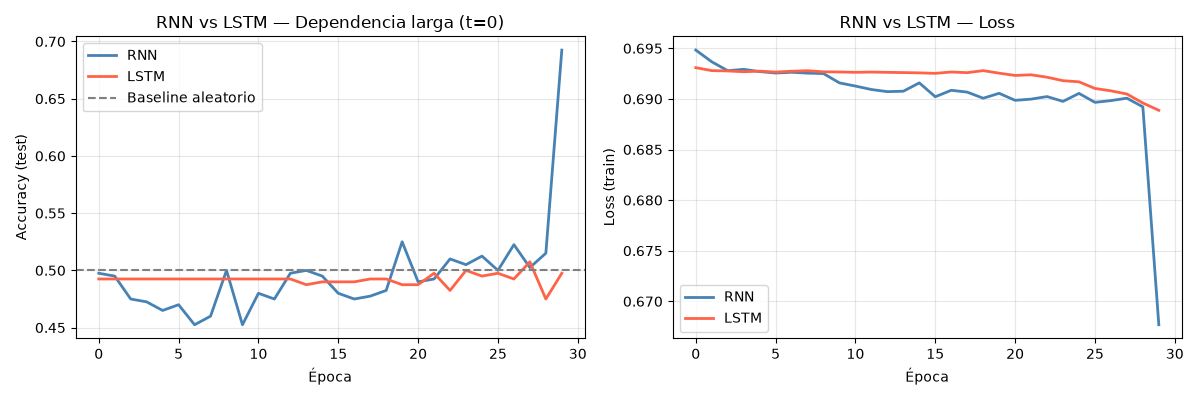

Write Python code to recreate this figure.
"""
Experimento 2: RNN vs LSTM en series temporales

"""

import numpy as np
import torch
import torch.nn as nn
import torch.optim as optim
import matplotlib
matplotlib.use('Agg')
import matplotlib.pyplot as plt

torch.manual_seed(42)
np.random.seed(42)

# ── Dataset: dependencia larga ────────────────────────────────────────────────

def generar_datos(n=2000, largo=50):
    """
    Secuencia de largo L.
    La señal en posición 0 determina la etiqueta al final:
      posicion[0] > 0 → etiqueta 1
      posicion[0] < 0 → etiqueta 0
    El resto son valores aleatorios con ruido fuerte para dificultar
    que la RNN propague el gradiente hasta el paso 0.
    """
    X = np.random.randn(n, largo, 1).astype(np.float32)
    # Ruido fuerte en el resto de la secuencia → el gradiente debe
    # viajar 50 pasos hacia atrás, lo que colapsa en RNN vanilla
    X[:, 1:, :] = np.random.randn(n, largo - 1, 1)
    y = (X[:, 0, 0] > 0).astype(np.float32)
    return torch.tensor(X), torch.tensor(y)

X, y = generar_datos()
split = 1600
X_train, y_train = X[:split], y[:split]
X_test,  y_test  = X[split:], y[split:]

# ── Modelos ───────────────────────────────────────────────────────────────────

class RNNClasificador(nn.Module):
    def __init__(self, hidden=32):
        super().__init__()
        self.rnn = nn.RNN(1, hidden, batch_first=True)
        self.fc  = nn.Linear(hidden, 1)

    def forward(self, x):
        _, h = self.rnn(x)
        return self.fc(h.squeeze(0)).squeeze(1)

class LSTMClasificador(nn.Module):
    def __init__(self, hidden=32):
        super().__init__()
        self.lstm = nn.LSTM(1, hidden, batch_first=True)
        self.fc   = nn.Linear(hidden, 1)

    def forward(self, x):
        _, (h, _) = self.lstm(x)
        return self.fc(h.squeeze(0)).squeeze(1)

# ── Entrenamiento ─────────────────────────────────────────────────────────────

def entrenar(modelo, epochs=30, batch=64):
    opt      = optim.Adam(modelo.parameters(), lr=1e-3)
    criterio = nn.BCEWithLogitsLoss()
    hist_loss, hist_acc = [], []

    for ep in range(epochs):
        modelo.train()
        idx     = torch.randperm(len(X_train))
        ep_loss = 0
        for i in range(0, len(X_train), batch):
            b     = idx[i:i+batch]
            out   = modelo(X_train[b])
            loss  = criterio(out, y_train[b])
            opt.zero_grad(); loss.backward(); opt.step()
            ep_loss += loss.item()

        modelo.eval()
        with torch.no_grad():
            preds = (modelo(X_test) > 0).float()
            acc   = (preds == y_test).float().mean().item()
        hist_loss.append(ep_loss / (len(X_train) // batch))
        hist_acc.append(acc)

    return hist_loss, hist_acc

print("=" * 60)
print("  EXPERIMENTO 2 — RNN vs LSTM en series temporales")
print("=" * 60)
print(f"\n  Secuencias de largo 30. La señal en t=0 determina la etiqueta.")
print(f"  El modelo debe recordarla durante 29 pasos más.")
print(f"  Entrenando RNN y LSTM (30 épocas)...\n")

rnn  = RNNClasificador()
lstm = LSTMClasificador()

loss_rnn,  acc_rnn  = entrenar(rnn)
loss_lstm, acc_lstm = entrenar(lstm)

print(f"  RNN  — acc final: {acc_rnn[-1]:.3f}  (baseline aleatorio: 0.500)")
print(f"  LSTM — acc final: {acc_lstm[-1]:.3f}")
print(f"\n  La LSTM retiene la señal inicial gracias a la celda de memoria.")
print(f"  La RNN la olvida por el vanishing gradient en secuencias largas.")

# ── Gráficos ──────────────────────────────────────────────────────────────────

fig, axes = plt.subplots(1, 2, figsize=(12, 4))

axes[0].plot(acc_rnn,  label='RNN',  color='steelblue', lw=2)
axes[0].plot(acc_lstm, label='LSTM', color='tomato',    lw=2)
axes[0].axhline(0.5, color='gray', linestyle='--', label='Baseline aleatorio')
axes[0].set_xlabel("Época")
axes[0].set_ylabel("Accuracy (test)")
axes[0].set_title("RNN vs LSTM — Dependencia larga (t=0)")
axes[0].legend()
axes[0].grid(True, alpha=0.3)

axes[1].plot(loss_rnn,  label='RNN',  color='steelblue', lw=2)
axes[1].plot(loss_lstm, label='LSTM', color='tomato',    lw=2)
axes[1].set_xlabel("Época")
axes[1].set_ylabel("Loss (train)")
axes[1].set_title("RNN vs LSTM — Loss")
axes[1].legend()
axes[1].grid(True, alpha=0.3)

plt.tight_layout()
plt.savefig("rnn_vs_lstm.png", dpi=100)
plt.close()
print("\n  Guardado: rnn_vs_lstm.png")
